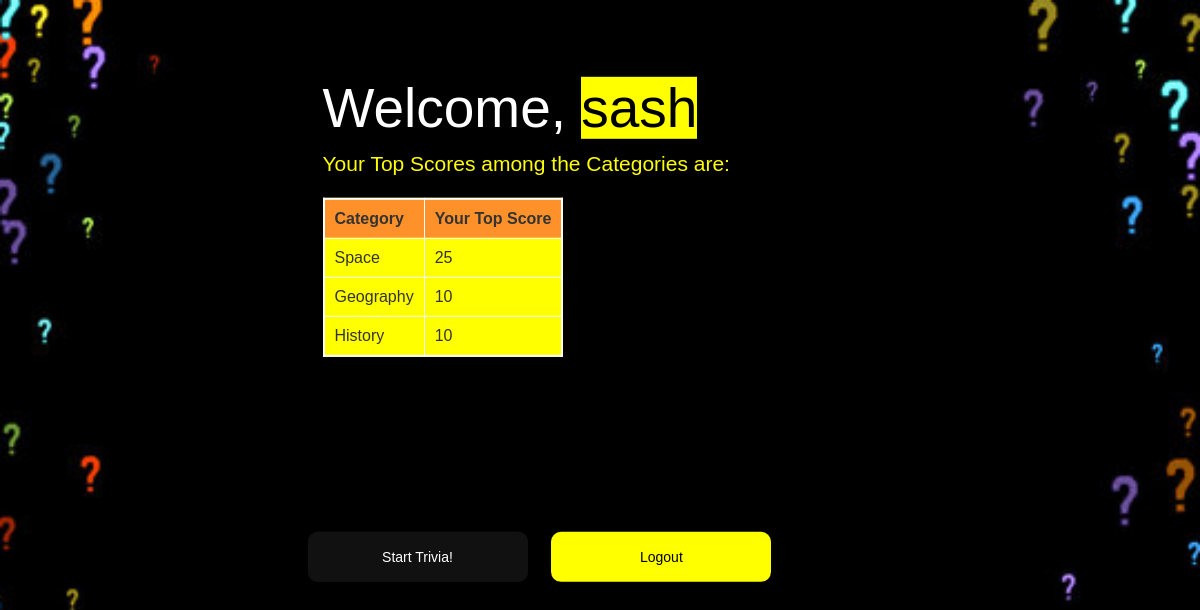
Before: /dashboard.php (signed in) with the older database file.
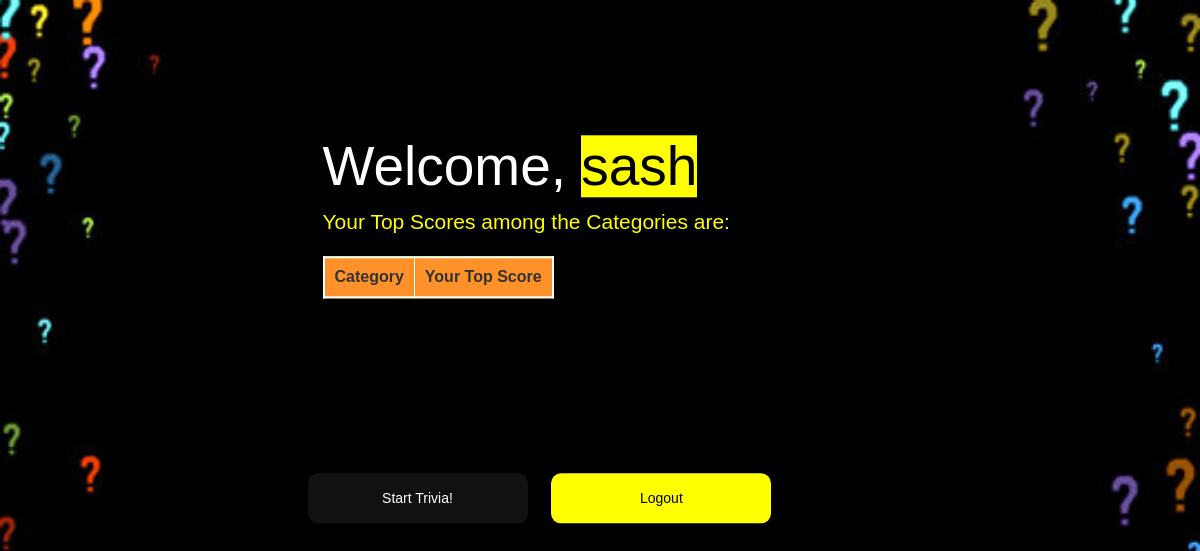
After: the same page with the newer database file.
### tables this page shows
CREATE TABLE `scores` (
  `user_id` int(11) NOT NULL,
  `username` varchar(150) NOT NULL,
  `category_id` varchar(150) NOT NULL,
  `score` int(11) DEFAULT NULL
);

### dashboard.php (the view, shortened to what this page needs)
<?php
    $username = $_SESSION['username'];
    include_once 'connect.php';
?>
<html>
<head>
    <link rel="stylesheet" href="css/bootstrap.min.css">
    <link rel="stylesheet" href="css/all.css"/>
    <link href="css/font.css" type="text/css" rel="stylesheet">
    <link rel="stylesheet" href="dashstyle.css">
</head>
<body class="bg">
    <section class="hero-banner bg-light py-5 mt-5" >
		<div class="container">
			<div class="row row align-items-center">
                <div class="col-lg-3"></div>
				<div class="col-lg-6">
					<h1 class="mt-2" style="color: white; font-size: 55px;">Welcome, <span style="background-color: #FFFF00; color:black;"><?php echo $username ?></span></h1>
					<p class="lead text-secondary my-5" style="color: yellow;">Your Top Scores among the Categories are: </p>
                    <?php
                        echo "<table border='1px solid black'>
                        <tr class='hder'><td><b>Category</b></td>
                        <td><b>Your Top Score</b></td>
                        </tr>";
                        $fetchqry4 = "SELECT `category_id`,`score` FROM `scores` WHERE(username ='$username'); ";
                                    $result4 = mysqli_query($con,$fetchqry4);
                                    while ($row4 = mysqli_fetch_array($result4, MYSQLI_ASSOC)) {
                                    echo "<tr>";
                                    switch ($row4['category_id']) {
                                        case 1:
                                            echo "<td>Space</td>";
                                            echo "<td>" . $row4['score'] . "</td>";
                                          break;
                                        case 2:
                                            echo "<td>Geography</td>";
                                            echo "<td>" . $row4['score'] . "</td>";
                                          break;
                                        case 3:
                                            echo "<td>History</td>";
                                            echo "<td>" . $row4['score'] . "</td>";
                                          break;
                                 }
                                echo "</tr>";
                            }
                            echo "</table>";
                    ?>
				</div>
            </div>
		</div>
        <button class="startbtn" type="button" onclick="window.location.href='category.php'">Start Trivia!</button>
        <button class="exitbtn" type="button" onclick="window.location.href='logout.php'">Logout</button>
	</section>
</body>
</html>

Changed rows visible on the page:
removed scores: score "25"
removed scores: score "10"
removed scores: score "10"
